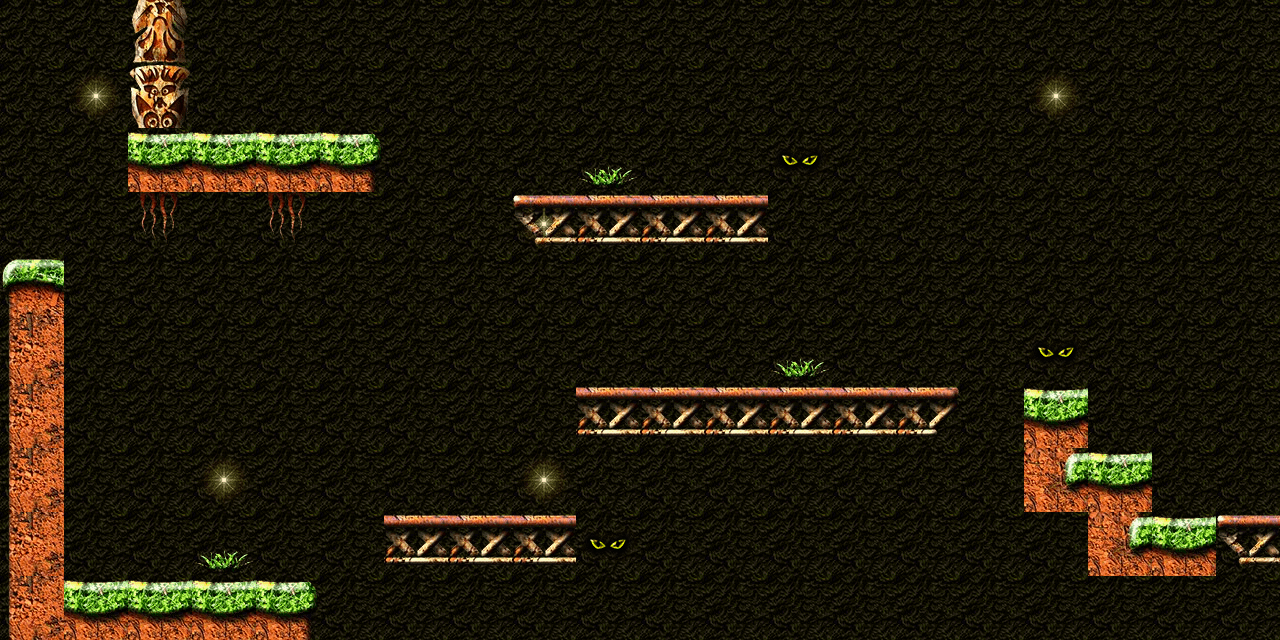

This is a level from a 2D game, rendered from its Tiled map with the project's own tilesets. A one-line summary and the map file follow, with tile-layer data summarised:
An orthogonal 20x10 tile map with 64x64 px tiles, 4 tile layers (background, background-elements, platform, foreground) and 11 objects (10x citrus.objects.platformer.box2d.Platform, citrus.objects.platformer.box2d.Hero).

<map version="1.0" orientation="orthogonal" width="20" height="10" tilewidth="64" tileheight="64">
 <tileset firstgid="1" name="tiles" tilewidth="64" tileheight="64">
  <image source="Genetica-tiles.png" trans="ff00ff" width="640" height="256" />
  <tile id="0">
   <properties>
    <property name="name" value="images_01" />
   </properties>
  </tile>
  <tile id="1">
   <properties>
    <property name="name" value="images_02" />
   </properties>
  </tile>
  <tile id="2">
   <properties>
    <property name="name" value="images_03" />
   </properties>
  </tile>
  <tile id="3">
   <properties>
    <property name="name" value="images_04" />
   </properties>
  </tile>
  <tile id="4">
   <properties>
    <property name="name" value="images_05" />
   </properties>
  </tile>
  <tile id="5">
   <properties>
    <property name="name" value="images_06" />
   </properties>
  </tile>
  <tile id="6">
   <properties>
    <property name="name" value="images_07" />
   </properties>
  </tile>
  <tile id="7">
   <properties>
    <property name="name" value="images_08" />
   </properties>
  </tile>
  <tile id="8">
   <properties>
    <property name="name" value="images_09" />
   </properties>
  </tile>
  <tile id="9">
   <properties>
    <property name="name" value="images_10" />
   </properties>
  </tile>
  <tile id="10">
   <properties>
    <property name="name" value="images_11" />
   </properties>
  </tile>
  <tile id="11">
   <properties>
    <property name="name" value="images_12" />
   </properties>
  </tile>
  <tile id="12">
   <properties>
    <property name="name" value="images_13" />
   </properties>
  </tile>
  <tile id="13">
   <properties>
    <property name="name" value="images_14" />
   </properties>
  </tile>
  <tile id="14">
   <properties>
    <property name="name" value="images_15" />
   </properties>
  </tile>
  <tile id="15">
   <properties>
    <property name="name" value="images_16" />
   </properties>
  </tile>
  <tile id="16">
   <properties>
    <property name="name" value="images_17" />
   </properties>
  </tile>
  <tile id="17">
   <properties>
    <property name="name" value="images_18" />
   </properties>
  </tile>
  <tile id="18">
   <properties>
    <property name="name" value="images_19" />
   </properties>
  </tile>
  <tile id="19">
   <properties>
    <property name="name" value="images_20" />
   </properties>
  </tile>
  <tile id="20">
   <properties>
    <property name="name" value="images_21" />
   </properties>
  </tile>
  <tile id="21">
   <properties>
    <property name="name" value="images_22" />
   </properties>
  </tile>
  <tile id="22">
   <properties>
    <property name="name" value="images_23" />
   </properties>
  </tile>
  <tile id="23">
   <properties>
    <property name="name" value="images_24" />
   </properties>
  </tile>
  <tile id="24">
   <properties>
    <property name="name" value="images_25" />
   </properties>
  </tile>
  <tile id="25">
   <properties>
    <property name="name" value="images_26" />
   </properties>
  </tile>
  <tile id="26">
   <properties>
    <property name="name" value="images_27" />
   </properties>
  </tile>
  <tile id="27">
   <properties>
    <property name="name" value="images_28" />
   </properties>
  </tile>
  <tile id="28">
   <properties>
    <property name="name" value="images_29" />
   </properties>
  </tile>
  <tile id="29">
   <properties>
    <property name="name" value="images_30" />
   </properties>
  </tile>
  <tile id="30">
   <properties>
    <property name="name" value="images_31" />
   </properties>
  </tile>
  <tile id="31">
   <properties>
    <property name="name" value="images_32" />
   </properties>
  </tile>
  <tile id="32">
   <properties>
    <property name="name" value="images_33" />
   </properties>
  </tile>
  <tile id="33">
   <properties>
    <property name="name" value="images_34" />
   </properties>
  </tile>
  <tile id="34">
   <properties>
    <property name="name" value="images_35" />
   </properties>
  </tile>
  <tile id="35">
   <properties>
    <property name="name" value="images_36" />
   </properties>
  </tile>
  <tile id="36">
   <properties>
    <property name="name" value="images_37" />
   </properties>
  </tile>
  <tile id="37">
   <properties>
    <property name="name" value="images_38" />
   </properties>
  </tile>
  <tile id="38">
   <properties>
    <property name="name" value="images_39" />
   </properties>
  </tile>
  <tile id="39">
   <properties>
    <property name="name" value="images_40" />
   </properties>
  </tile>
 </tileset>
 <layer name="background" width="20" height="10">
  <data>[200 cells, 200 non-empty, 1 distinct tile ids]</data>
 </layer>
 <layer name="background-elements" width="20" height="10">
  <data>[200 cells, 9 non-empty, 2 distinct tile ids]</data>
 </layer>
 <layer name="platform" width="20" height="10">
  <data>[200 cells, 35 non-empty, 9 distinct tile ids]</data>
 </layer>
 <objectgroup name="objects" width="20" height="10">
  <object type="citrus.objects.platformer.box2d.Platform" x="67" y="585" width="238" height="45" />
  <object type="citrus.objects.platformer.box2d.Platform" x="133" y="139" width="238" height="45" />
  <object type="citrus.objects.platformer.box2d.Platform" x="521" y="198" width="238" height="45">
   <properties>
    <property name="oneWay" value="true" />
   </properties>
  </object>
  <object type="citrus.objects.platformer.box2d.Platform" x="383" y="518" width="188" height="40" />
  <object type="citrus.objects.platformer.box2d.Platform" x="581" y="390" width="368" height="43">
   <properties>
    <property name="oneWay" value="true" />
   </properties>
  </object>
  <object type="citrus.objects.platformer.box2d.Platform" x="1026" y="394" width="54" height="33" />
  <object type="citrus.objects.platformer.box2d.Platform" x="1091" y="461" width="54" height="33" />
  <object type="citrus.objects.platformer.box2d.Platform" x="1143" y="523" width="128" height="31" />
  <object type="citrus.objects.platformer.box2d.Platform" x="34" y="365" width="29" height="269" />
  <object type="citrus.objects.platformer.box2d.Platform" x="9" y="264" width="53" height="97" />
  <object name="hero" type="citrus.objects.platformer.box2d.Hero" x="107" y="494" width="51" height="80">
   <properties>
    <property name="jumpHeight" value="12" />
    <property name="view" value="PatchStarlingArt.swf" />
   </properties>
  </object>
 </objectgroup>
 <layer name="foreground" width="20" height="10">
  <properties>
   <property name="group" value="3" />
  </properties>
  <data>[200 cells, 5 non-empty, 3 distinct tile ids]</data>
 </layer>
</map>